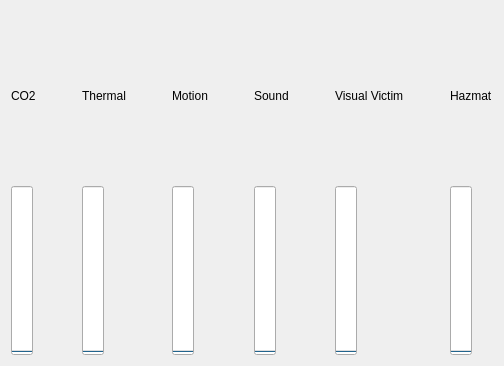
<?xml version="1.0" encoding="UTF-8"?>
<ui version="4.0">
 <class>Form</class>
 <widget class="QWidget" name="Form">
  <property name="geometry">
   <rect>
    <x>0</x>
    <y>0</y>
    <width>504</width>
    <height>366</height>
   </rect>
  </property>
  <property name="windowTitle">
   <string>Form</string>
  </property>
  <layout class="QGridLayout" name="gridLayout">
   <item row="0" column="0">
    <layout class="QHBoxLayout" name="horizontalLayout">
     <item>
      <layout class="QVBoxLayout" name="verticalLayout_2">
       <item>
        <widget class="QLabel" name="label_6">
         <property name="sizePolicy">
          <sizepolicy hsizetype="Preferred" vsizetype="Minimum">
           <horstretch>0</horstretch>
           <verstretch>0</verstretch>
          </sizepolicy>
         </property>
         <property name="text">
          <string>CO2</string>
         </property>
        </widget>
       </item>
       <item>
        <widget class="QProgressBar" name="co2Bar">
         <property name="sizePolicy">
          <sizepolicy hsizetype="Fixed" vsizetype="Preferred">
           <horstretch>0</horstretch>
           <verstretch>0</verstretch>
          </sizepolicy>
         </property>
         <property name="value">
          <number>0</number>
         </property>
         <property name="orientation">
          <enum>Qt::Vertical</enum>
         </property>
        </widget>
       </item>
      </layout>
     </item>
     <item>
      <spacer name="horizontalSpacer">
       <property name="orientation">
        <enum>Qt::Horizontal</enum>
       </property>
       <property name="sizeType">
        <enum>QSizePolicy::Preferred</enum>
       </property>
       <property name="sizeHint" stdset="0">
        <size>
         <width>40</width>
         <height>20</height>
        </size>
       </property>
      </spacer>
     </item>
     <item>
      <layout class="QVBoxLayout" name="verticalLayout">
       <item>
        <widget class="QLabel" name="label_7">
         <property name="sizePolicy">
          <sizepolicy hsizetype="Preferred" vsizetype="Minimum">
           <horstretch>0</horstretch>
           <verstretch>0</verstretch>
          </sizepolicy>
         </property>
         <property name="text">
          <string>Thermal</string>
         </property>
        </widget>
       </item>
       <item>
        <widget class="QProgressBar" name="thermalBar">
         <property name="sizePolicy">
          <sizepolicy hsizetype="Fixed" vsizetype="Preferred">
           <horstretch>0</horstretch>
           <verstretch>0</verstretch>
          </sizepolicy>
         </property>
         <property name="value">
          <number>0</number>
         </property>
         <property name="orientation">
          <enum>Qt::Vertical</enum>
         </property>
        </widget>
       </item>
      </layout>
     </item>
     <item>
      <spacer name="horizontalSpacer_3">
       <property name="orientation">
        <enum>Qt::Horizontal</enum>
       </property>
       <property name="sizeType">
        <enum>QSizePolicy::Preferred</enum>
       </property>
       <property name="sizeHint" stdset="0">
        <size>
         <width>40</width>
         <height>20</height>
        </size>
       </property>
      </spacer>
     </item>
     <item>
      <layout class="QVBoxLayout" name="verticalLayout_4">
       <item>
        <widget class="QLabel" name="label_8">
         <property name="sizePolicy">
          <sizepolicy hsizetype="Preferred" vsizetype="Minimum">
           <horstretch>0</horstretch>
           <verstretch>0</verstretch>
          </sizepolicy>
         </property>
         <property name="text">
          <string>Motion</string>
         </property>
        </widget>
       </item>
       <item>
        <widget class="QProgressBar" name="motionBar">
         <property name="sizePolicy">
          <sizepolicy hsizetype="Fixed" vsizetype="Preferred">
           <horstretch>0</horstretch>
           <verstretch>0</verstretch>
          </sizepolicy>
         </property>
         <property name="value">
          <number>0</number>
         </property>
         <property name="orientation">
          <enum>Qt::Vertical</enum>
         </property>
         <property name="invertedAppearance">
          <bool>false</bool>
         </property>
         <property name="textDirection">
          <enum>QProgressBar::BottomToTop</enum>
         </property>
        </widget>
       </item>
      </layout>
     </item>
     <item>
      <spacer name="horizontalSpacer_4">
       <property name="orientation">
        <enum>Qt::Horizontal</enum>
       </property>
       <property name="sizeType">
        <enum>QSizePolicy::Preferred</enum>
       </property>
       <property name="sizeHint" stdset="0">
        <size>
         <width>40</width>
         <height>20</height>
        </size>
       </property>
      </spacer>
     </item>
     <item>
      <layout class="QVBoxLayout" name="verticalLayout_8">
       <item>
        <widget class="QLabel" name="label_12">
         <property name="sizePolicy">
          <sizepolicy hsizetype="Preferred" vsizetype="Minimum">
           <horstretch>0</horstretch>
           <verstretch>0</verstretch>
          </sizepolicy>
         </property>
         <property name="text">
          <string>Sound</string>
         </property>
        </widget>
       </item>
       <item>
        <widget class="QProgressBar" name="soundBar">
         <property name="sizePolicy">
          <sizepolicy hsizetype="Fixed" vsizetype="Preferred">
           <horstretch>0</horstretch>
           <verstretch>0</verstretch>
          </sizepolicy>
         </property>
         <property name="value">
          <number>0</number>
         </property>
         <property name="orientation">
          <enum>Qt::Vertical</enum>
         </property>
         <property name="invertedAppearance">
          <bool>false</bool>
         </property>
         <property name="textDirection">
          <enum>QProgressBar::BottomToTop</enum>
         </property>
        </widget>
       </item>
      </layout>
     </item>
     <item>
      <spacer name="horizontalSpacer_2">
       <property name="orientation">
        <enum>Qt::Horizontal</enum>
       </property>
       <property name="sizeType">
        <enum>QSizePolicy::Preferred</enum>
       </property>
       <property name="sizeHint" stdset="0">
        <size>
         <width>40</width>
         <height>20</height>
        </size>
       </property>
      </spacer>
     </item>
     <item>
      <layout class="QVBoxLayout" name="verticalLayout_9">
       <item>
        <widget class="QLabel" name="label_13">
         <property name="sizePolicy">
          <sizepolicy hsizetype="Preferred" vsizetype="Minimum">
           <horstretch>0</horstretch>
           <verstretch>0</verstretch>
          </sizepolicy>
         </property>
         <property name="text">
          <string>Visual Victim</string>
         </property>
        </widget>
       </item>
       <item>
        <widget class="QProgressBar" name="victimBar">
         <property name="sizePolicy">
          <sizepolicy hsizetype="Fixed" vsizetype="Preferred">
           <horstretch>0</horstretch>
           <verstretch>0</verstretch>
          </sizepolicy>
         </property>
         <property name="value">
          <number>0</number>
         </property>
         <property name="orientation">
          <enum>Qt::Vertical</enum>
         </property>
         <property name="invertedAppearance">
          <bool>false</bool>
         </property>
         <property name="textDirection">
          <enum>QProgressBar::BottomToTop</enum>
         </property>
        </widget>
       </item>
      </layout>
     </item>
     <item>
      <spacer name="horizontalSpacer_1">
       <property name="orientation">
        <enum>Qt::Horizontal</enum>
       </property>
       <property name="sizeType">
        <enum>QSizePolicy::Preferred</enum>
       </property>
       <property name="sizeHint" stdset="0">
        <size>
         <width>40</width>
         <height>20</height>
        </size>
       </property>
      </spacer>
     </item>
     <item>
      <layout class="QVBoxLayout" name="verticalLayout_10">
       <item>
        <widget class="QLabel" name="label_13">
         <property name="sizePolicy">
          <sizepolicy hsizetype="Preferred" vsizetype="Minimum">
           <horstretch>0</horstretch>
           <verstretch>0</verstretch>
          </sizepolicy>
         </property>
         <property name="text">
          <string>Hazmat</string>
         </property>
        </widget>
       </item>
       <item>
        <widget class="QProgressBar" name="HazmatBar">
         <property name="sizePolicy">
          <sizepolicy hsizetype="Fixed" vsizetype="Preferred">
           <horstretch>0</horstretch>
           <verstretch>0</verstretch>
          </sizepolicy>
         </property>
         <property name="value">
          <number>0</number>
         </property>
         <property name="orientation">
          <enum>Qt::Vertical</enum>
         </property>
         <property name="invertedAppearance">
          <bool>false</bool>
         </property>
         <property name="textDirection">
          <enum>QProgressBar::BottomToTop</enum>
         </property>
        </widget>
       </item>
      </layout>
     </item>
    </layout>
   </item>
  </layout>
 </widget>
 <resources/>
 <connections/>
</ui>
